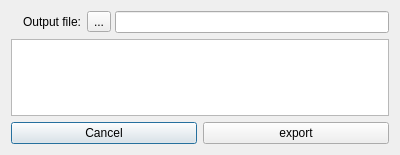
<?xml version="1.0" encoding="UTF-8"?>
<ui version="4.0">
 <class>ExportElementDialogUi</class>
 <widget class="QDialog" name="ExportElementDialogUi">
  <property name="geometry">
   <rect>
    <x>0</x>
    <y>0</y>
    <width>400</width>
    <height>155</height>
   </rect>
  </property>
  <property name="windowTitle">
   <string>Dialog</string>
  </property>
  <layout class="QVBoxLayout" name="verticalLayout">
   <item>
    <layout class="QHBoxLayout" name="file">
     <item>
      <widget class="QLabel" name="labelLocation">
       <property name="minimumSize">
        <size>
         <width>70</width>
         <height>0</height>
        </size>
       </property>
       <property name="text">
        <string>Output file:</string>
       </property>
       <property name="alignment">
        <set>Qt::AlignRight|Qt::AlignTrailing|Qt::AlignVCenter</set>
       </property>
      </widget>
     </item>
     <item>
      <layout class="QHBoxLayout" name="fileLocation">
       <property name="spacing">
        <number>4</number>
       </property>
       <item>
        <widget class="QToolButton" name="buttonFindLocation">
         <property name="text">
          <string>...</string>
         </property>
        </widget>
       </item>
       <item>
        <widget class="QLineEdit" name="editLocation"/>
       </item>
      </layout>
     </item>
    </layout>
   </item>
   <item>
    <widget class="QListWidget" name="exporterList"/>
   </item>
   <item>
    <widget class="QWidget" name="buttons" native="true">
     <layout class="QHBoxLayout" name="horizontalLayout_2">
      <property name="leftMargin">
       <number>0</number>
      </property>
      <property name="topMargin">
       <number>0</number>
      </property>
      <property name="rightMargin">
       <number>0</number>
      </property>
      <property name="bottomMargin">
       <number>0</number>
      </property>
      <item>
       <widget class="QPushButton" name="buttonCancel">
        <property name="text">
         <string>Cancel</string>
        </property>
       </widget>
      </item>
      <item>
       <widget class="QPushButton" name="buttonExport">
        <property name="text">
         <string>export</string>
        </property>
       </widget>
      </item>
     </layout>
    </widget>
   </item>
  </layout>
 </widget>
 <resources/>
 <connections/>
</ui>
